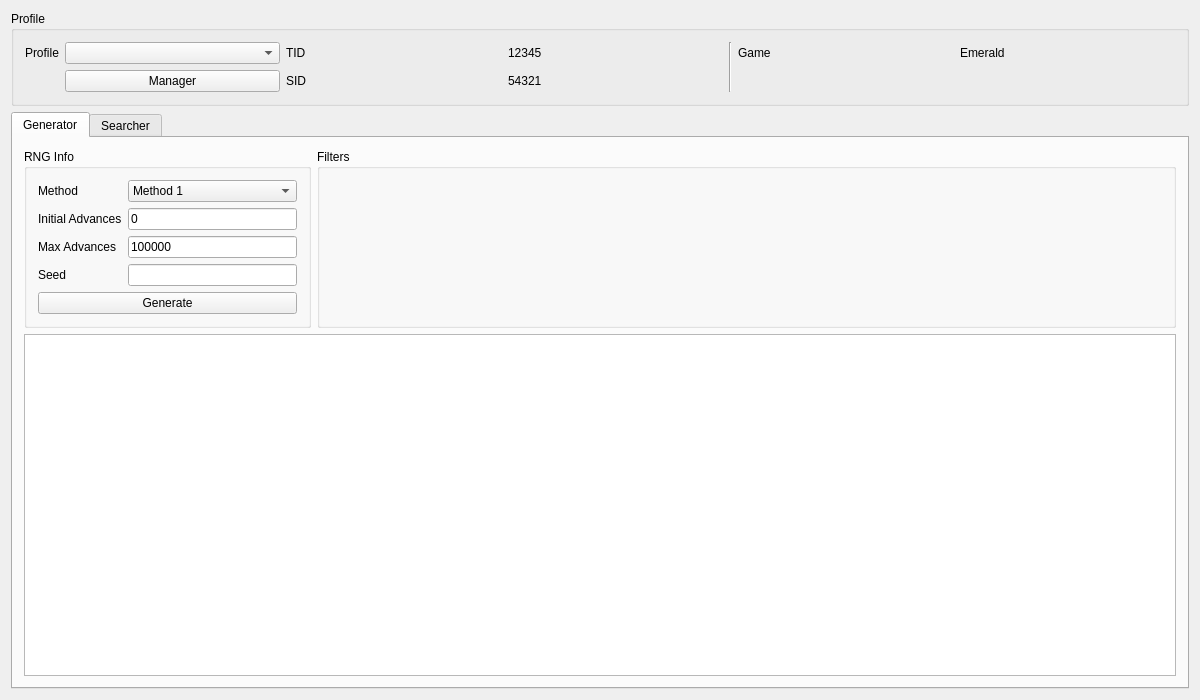
<?xml version="1.0" encoding="UTF-8"?>
<ui version="4.0">
 <class>Static3</class>
 <widget class="QWidget" name="Static3">
  <property name="geometry">
   <rect>
    <x>0</x>
    <y>0</y>
    <width>1200</width>
    <height>700</height>
   </rect>
  </property>
  <property name="windowTitle">
   <string>Gen 3 Static</string>
  </property>
  <property name="windowIcon">
   <iconset>
    <normaloff>:/pokefinder.ico</normaloff>:/pokefinder.ico</iconset>
  </property>
  <layout class="QGridLayout" name="gridLayout_7">
   <item row="0" column="0">
    <widget class="QGroupBox" name="groupBoxProfile">
     <property name="title">
      <string>Profile</string>
     </property>
     <layout class="QGridLayout" name="gridLayout_4">
      <item row="0" column="0">
       <widget class="QLabel" name="labelProfile">
        <property name="sizePolicy">
         <sizepolicy hsizetype="Fixed" vsizetype="Preferred">
          <horstretch>0</horstretch>
          <verstretch>0</verstretch>
         </sizepolicy>
        </property>
        <property name="text">
         <string>Profile</string>
        </property>
       </widget>
      </item>
      <item row="0" column="1">
       <widget class="QComboBox" name="comboBoxProfiles"/>
      </item>
      <item row="0" column="2">
       <widget class="QLabel" name="labelProfileTID">
        <property name="text">
         <string>TID</string>
        </property>
       </widget>
      </item>
      <item row="0" column="3">
       <widget class="QLabel" name="labelProfileTIDValue">
        <property name="text">
         <string notr="true">12345</string>
        </property>
       </widget>
      </item>
      <item row="0" column="4" rowspan="2">
       <widget class="Line" name="line">
        <property name="orientation">
         <enum>Qt::Vertical</enum>
        </property>
       </widget>
      </item>
      <item row="0" column="5">
       <widget class="QLabel" name="labelProfileGame">
        <property name="text">
         <string>Game</string>
        </property>
       </widget>
      </item>
      <item row="0" column="6">
       <widget class="QLabel" name="labelProfileGameValue">
        <property name="text">
         <string>Emerald</string>
        </property>
       </widget>
      </item>
      <item row="1" column="1">
       <widget class="QPushButton" name="pushButtonProfileManager">
        <property name="text">
         <string>Manager</string>
        </property>
       </widget>
      </item>
      <item row="1" column="2">
       <widget class="QLabel" name="labelProfileSID">
        <property name="text">
         <string>SID</string>
        </property>
       </widget>
      </item>
      <item row="1" column="3">
       <widget class="QLabel" name="labelProfileSIDValue">
        <property name="text">
         <string notr="true">54321</string>
        </property>
       </widget>
      </item>
     </layout>
    </widget>
   </item>
   <item row="1" column="0">
    <widget class="QTabWidget" name="tabRNGSelector">
     <widget class="QWidget" name="tabStatic">
      <attribute name="title">
       <string>Generator</string>
      </attribute>
      <layout class="QGridLayout" name="gridLayout_5">
       <item row="0" column="0">
        <widget class="QGroupBox" name="groupBoxGeneratorRNGInfo">
         <property name="sizePolicy">
          <sizepolicy hsizetype="Preferred" vsizetype="Preferred">
           <horstretch>1</horstretch>
           <verstretch>0</verstretch>
          </sizepolicy>
         </property>
         <property name="title">
          <string>RNG Info</string>
         </property>
         <layout class="QGridLayout" name="gridLayout_6">
          <item row="1" column="0">
           <widget class="QLabel" name="labelGeneratorInitialAdvances">
            <property name="sizePolicy">
             <sizepolicy hsizetype="Fixed" vsizetype="Preferred">
              <horstretch>0</horstretch>
              <verstretch>0</verstretch>
             </sizepolicy>
            </property>
            <property name="text">
             <string>Initial Advances</string>
            </property>
           </widget>
          </item>
          <item row="1" column="1">
           <widget class="TextBox" name="textBoxGeneratorInitialAdvances">
            <property name="text">
             <string notr="true">0</string>
            </property>
           </widget>
          </item>
          <item row="4" column="0" colspan="2">
           <widget class="QPushButton" name="pushButtonGenerate">
            <property name="enabled">
             <bool>true</bool>
            </property>
            <property name="text">
             <string>Generate</string>
            </property>
            <property name="checkable">
             <bool>false</bool>
            </property>
            <property name="autoDefault">
             <bool>false</bool>
            </property>
           </widget>
          </item>
          <item row="3" column="0">
           <widget class="QLabel" name="labelGeneratorSeed">
            <property name="sizePolicy">
             <sizepolicy hsizetype="Fixed" vsizetype="Preferred">
              <horstretch>0</horstretch>
              <verstretch>0</verstretch>
             </sizepolicy>
            </property>
            <property name="text">
             <string>Seed</string>
            </property>
           </widget>
          </item>
          <item row="0" column="0">
           <widget class="QLabel" name="labelGeneratorMethod">
            <property name="sizePolicy">
             <sizepolicy hsizetype="Fixed" vsizetype="Preferred">
              <horstretch>0</horstretch>
              <verstretch>0</verstretch>
             </sizepolicy>
            </property>
            <property name="text">
             <string>Method</string>
            </property>
           </widget>
          </item>
          <item row="2" column="0">
           <widget class="QLabel" name="labelGeneratorMaxAdvances">
            <property name="sizePolicy">
             <sizepolicy hsizetype="Fixed" vsizetype="Preferred">
              <horstretch>0</horstretch>
              <verstretch>0</verstretch>
             </sizepolicy>
            </property>
            <property name="text">
             <string>Max Advances</string>
            </property>
           </widget>
          </item>
          <item row="3" column="1">
           <widget class="TextBox" name="textBoxGeneratorSeed"/>
          </item>
          <item row="2" column="1">
           <widget class="TextBox" name="textBoxGeneratorMaxAdvances">
            <property name="text">
             <string notr="true">100000</string>
            </property>
           </widget>
          </item>
          <item row="0" column="1">
           <widget class="ComboBox" name="comboBoxGeneratorMethod">
            <item>
             <property name="text">
              <string>Method 1</string>
             </property>
            </item>
            <item>
             <property name="text">
              <string>Method 1 Reverse</string>
             </property>
            </item>
            <item>
             <property name="text">
              <string>Method 2</string>
             </property>
            </item>
            <item>
             <property name="text">
              <string>Method 4</string>
             </property>
            </item>
           </widget>
          </item>
         </layout>
        </widget>
       </item>
       <item row="0" column="1">
        <widget class="QGroupBox" name="groupBoxGeneratorFilters">
         <property name="sizePolicy">
          <sizepolicy hsizetype="Preferred" vsizetype="Preferred">
           <horstretch>3</horstretch>
           <verstretch>0</verstretch>
          </sizepolicy>
         </property>
         <property name="title">
          <string>Filters</string>
         </property>
         <layout class="QGridLayout" name="gridLayout">
          <item row="0" column="0" rowspan="2">
           <widget class="Filter" name="filterGenerator" native="true"/>
          </item>
         </layout>
        </widget>
       </item>
       <item row="1" column="0" colspan="2">
        <widget class="TableView" name="tableViewGenerator">
         <property name="contextMenuPolicy">
          <enum>Qt::CustomContextMenu</enum>
         </property>
         <attribute name="verticalHeaderVisible">
          <bool>false</bool>
         </attribute>
        </widget>
       </item>
      </layout>
     </widget>
     <widget class="QWidget" name="tabSpreadSearcher">
      <attribute name="title">
       <string>Searcher</string>
      </attribute>
      <layout class="QGridLayout" name="gridLayout_9">
       <item row="0" column="1">
        <widget class="QGroupBox" name="groupBoxSearcherFilters">
         <property name="sizePolicy">
          <sizepolicy hsizetype="Preferred" vsizetype="Preferred">
           <horstretch>3</horstretch>
           <verstretch>0</verstretch>
          </sizepolicy>
         </property>
         <property name="title">
          <string>Filters</string>
         </property>
         <layout class="QGridLayout" name="gridLayout_3">
          <item row="0" column="0" rowspan="2">
           <widget class="Filter" name="filterSearcher" native="true"/>
          </item>
         </layout>
        </widget>
       </item>
       <item row="2" column="0" colspan="2">
        <widget class="TableView" name="tableViewSearcher">
         <property name="contextMenuPolicy">
          <enum>Qt::CustomContextMenu</enum>
         </property>
         <property name="sortingEnabled">
          <bool>true</bool>
         </property>
         <attribute name="verticalHeaderVisible">
          <bool>false</bool>
         </attribute>
        </widget>
       </item>
       <item row="0" column="0">
        <widget class="QGroupBox" name="groupBoxSearcherRNGInfo">
         <property name="sizePolicy">
          <sizepolicy hsizetype="Preferred" vsizetype="Preferred">
           <horstretch>1</horstretch>
           <verstretch>0</verstretch>
          </sizepolicy>
         </property>
         <property name="title">
          <string>RNG Info</string>
         </property>
         <layout class="QGridLayout" name="gridLayout_2">
          <item row="0" column="0">
           <widget class="QLabel" name="labelSearcherMethod">
            <property name="text">
             <string>Method</string>
            </property>
           </widget>
          </item>
          <item row="0" column="1">
           <widget class="ComboBox" name="comboBoxSearcherMethod">
            <item>
             <property name="text">
              <string>Method 1</string>
             </property>
            </item>
            <item>
             <property name="text">
              <string>Method 1 Reverse</string>
             </property>
            </item>
            <item>
             <property name="text">
              <string>Method 2</string>
             </property>
            </item>
            <item>
             <property name="text">
              <string>Method 4</string>
             </property>
            </item>
           </widget>
          </item>
          <item row="1" column="0">
           <widget class="QPushButton" name="pushButtonSearch">
            <property name="enabled">
             <bool>true</bool>
            </property>
            <property name="text">
             <string>Search</string>
            </property>
            <property name="checkable">
             <bool>false</bool>
            </property>
            <property name="autoDefault">
             <bool>false</bool>
            </property>
           </widget>
          </item>
          <item row="1" column="1">
           <widget class="QPushButton" name="pushButtonCancel">
            <property name="enabled">
             <bool>false</bool>
            </property>
            <property name="text">
             <string>Cancel</string>
            </property>
           </widget>
          </item>
         </layout>
        </widget>
       </item>
       <item row="1" column="0" colspan="2">
        <widget class="QProgressBar" name="progressBar">
         <property name="value">
          <number>0</number>
         </property>
        </widget>
       </item>
      </layout>
     </widget>
    </widget>
   </item>
  </layout>
 </widget>
 <layoutdefault spacing="6" margin="11"/>
 <customwidgets>
  <customwidget>
   <class>TextBox</class>
   <extends>QLineEdit</extends>
   <header>Forms/Controls/TextBox.hpp</header>
  </customwidget>
  <customwidget>
   <class>ComboBox</class>
   <extends>QComboBox</extends>
   <header>Forms/Controls/ComboBox.hpp</header>
  </customwidget>
  <customwidget>
   <class>TableView</class>
   <extends>QTableView</extends>
   <header>Forms/Controls/TableView.hpp</header>
  </customwidget>
  <customwidget>
   <class>Filter</class>
   <extends>QWidget</extends>
   <header>Forms/Controls/Filter.hpp</header>
   <container>1</container>
  </customwidget>
 </customwidgets>
 <tabstops>
  <tabstop>comboBoxProfiles</tabstop>
  <tabstop>pushButtonProfileManager</tabstop>
  <tabstop>tabRNGSelector</tabstop>
  <tabstop>comboBoxGeneratorMethod</tabstop>
  <tabstop>textBoxGeneratorInitialAdvances</tabstop>
  <tabstop>textBoxGeneratorMaxAdvances</tabstop>
  <tabstop>textBoxGeneratorSeed</tabstop>
  <tabstop>pushButtonGenerate</tabstop>
  <tabstop>tableViewGenerator</tabstop>
  <tabstop>comboBoxSearcherMethod</tabstop>
  <tabstop>pushButtonSearch</tabstop>
  <tabstop>pushButtonCancel</tabstop>
  <tabstop>tableViewSearcher</tabstop>
 </tabstops>
 <resources/>
 <connections/>
</ui>
